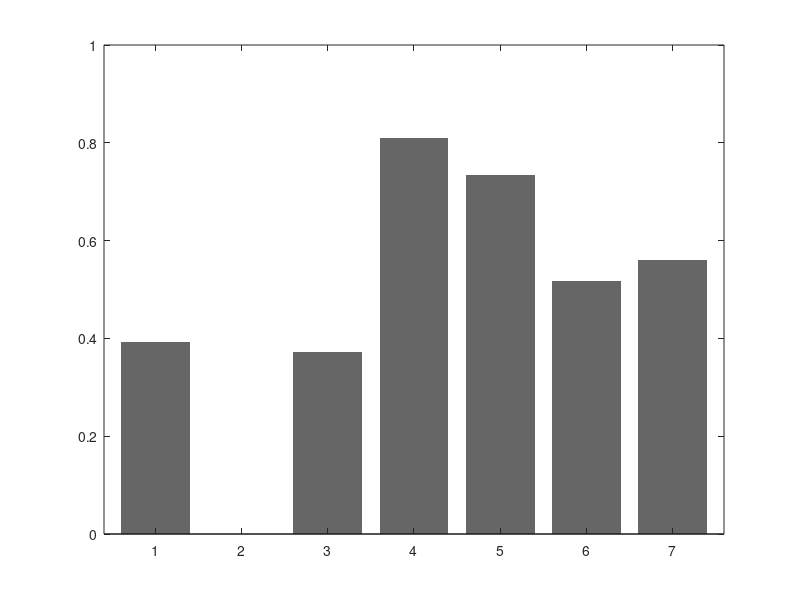

The MATLAB script that drew this image: (Note: this script raises an error after producing the figure.)
clear all
close all
clc

region = {'Northeast', 'Inner Mongolia', 'Northwest', 'North', 'East', 'Central', 'South'};

capacity = [
    107 % northeast, [GW]
     56 % inner mongolia
    118 % northwest
    195 % north
    233 % east
    236 % central
    202];%south

test = 5000;

peak_demand = [
     42 % [GW]
    nan
     44
    158
    171
    122
    113];

generation_adaquacy = peak_demand./capacity;

% ==============================
figure(1); clf;
bar(generation_adaquacy, 'facec', [0.4 0.4 0.4], 'edge', 'none');
ylim([0 1]);
xlim([0.4 7.6]);
goldenratio;
set(gca, 'fontsize', 8);
ylabel('Generation Adaquacy (-)');
h = my_xticklabels(gca, 1:7, region, 'Rotation',25, 'horizontalalignment', 'right', 'fontsize', 8);
box off;
my_gridline('y');
set(gca, 'layer', 'bottom');
set(gca, 'pos', [0.1300    0.2017    0.8335    0.7401]);
text(2,0.03, 'N/A', 'rotation', 90, 'fontsize', 9, 'fontweight', 'bold');
text(0.65, 0.92, 'Peak/Capacity Ratio')
% export_fig generation_adaquacy -painters;



